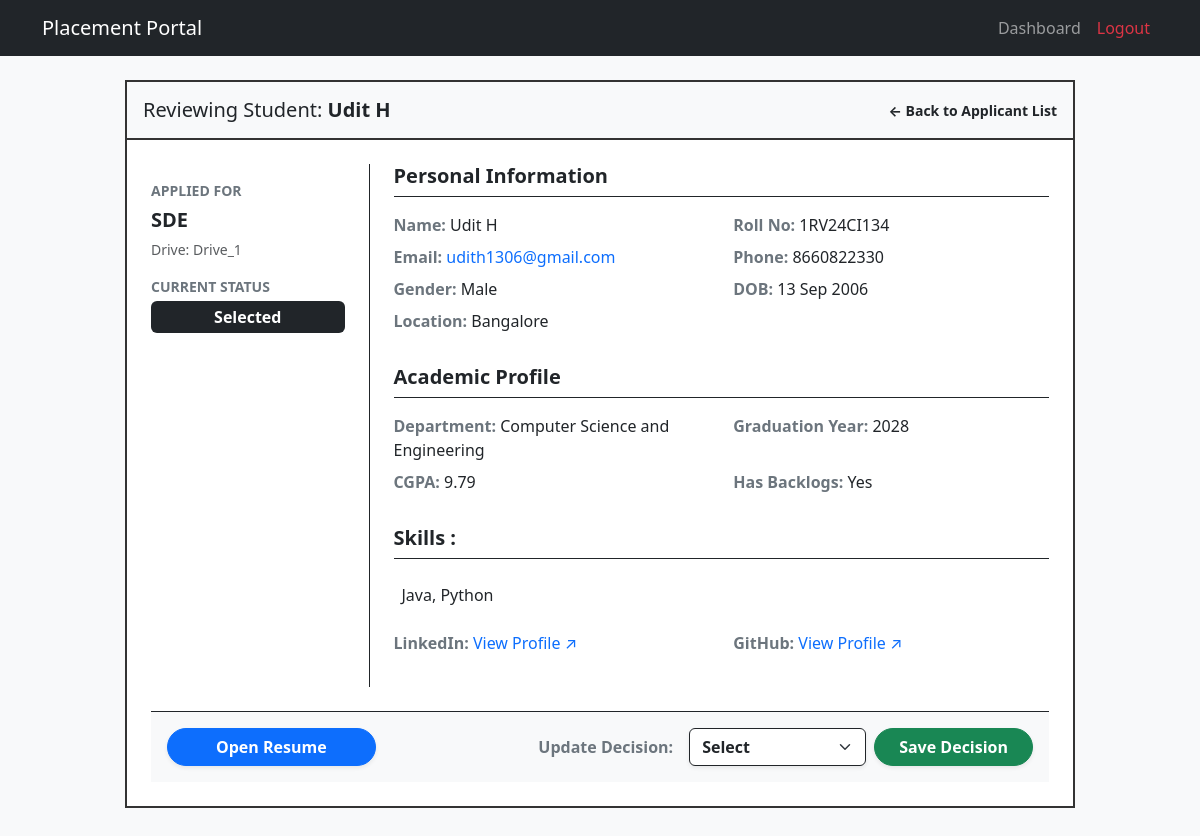
The page /company/application/2/review (signed in) on the database its author committed.
### models.py (models this page shows, shortened)
class Student(db.Model, UserMixin):
    __tablename__ = 'student'
    roll_no = db.Column(db.String(50), primary_key=True)
    name = db.Column(db.String(255), nullable=False)
    email = db.Column(db.String(100), unique=True, nullable=False)
    password_hash = db.Column(db.String(255), nullable=False)
    phone_no = db.Column(db.String(15), nullable=False)
    gender = db.Column(db.String(10), nullable=False)
    dob = db.Column(db.Date, nullable=False)
    location = db.Column(db.String(255))
    dept_id = db.Column(db.String(10), db.ForeignKey('departments.dept_id'), nullable=False)
    graduation_year = db.Column(db.Integer, nullable=False)
    cgpa = db.Column(db.Numeric(4, 2), nullable=False)
    has_backlogs = db.Column(db.Boolean, nullable=False, default=False)
    approval_status = db.Column(db.String(50), nullable=False, default='pending') #'Pending', 'Approved', 'Rejected'
    is_blacklisted = db.Column(db.Boolean, default=False)
    skills = db.relationship('Skills', backref='student', uselist=False)
    applications = db.relationship('Application', backref='student')

class PlacementDrive(db.Model):
    __tablename__ = 'placement_drive'
    id = db.Column(db.Integer, primary_key=True, autoincrement=True)
    name = db.Column(db.String(255), nullable=False)
    comp_id = db.Column(db.Integer, db.ForeignKey('company.company_id'), nullable=False)
    job_title = db.Column(db.String(255), nullable=False)
    job_desc = db.Column(db.String(255), nullable=False)
    min_cgpa = db.Column(db.Numeric(4, 2))
    eligible_grad_yr = db.Column(db.Integer)
    salary = db.Column(db.Integer)
    location = db.Column(db.String(255))
    deadline = db.Column(db.DateTime, nullable=False)
    status = db.Column(db.String(50), nullable=False, default='Pending') #Pending/Approved/Rejected/Closed
    remarks = db.Column(db.String(255))
    created_at = db.Column(db.DateTime, nullable=False, default=datetime.now)
    updated_at = db.Column(db.DateTime, default=datetime.now, onupdate=datetime.now)
    applications = db.relationship('Application', backref='drive')
    eligible_departments = db.relationship('EligibleDepartments', backref='placement_drive', cascade='all, delete-orphan')

class Application(db.Model):
    __tablename__ = 'application'
    id = db.Column(db.Integer, primary_key=True, autoincrement=True)
    student_roll = db.Column(db.String(50), db.ForeignKey('student.roll_no'), nullable=False)
    drive_id = db.Column(db.Integer, db.ForeignKey('placement_drive.id'), nullable=False)
    application_status = db.Column(db.String(20), default='applied')
    applied_on = db.Column(db.DateTime, default=datetime.now)
    updated_at = db.Column(db.DateTime, default=datetime.now, onupdate=datetime.now)
    remarks = db.Column(db.String(255))
    __table_args__ = (
        db.UniqueConstraint('student_roll', 'drive_id', name='unique_student_drive'),
    )

class Department(db.Model):
    __tablename__ = 'departments'
    dept_id = db.Column(db.String(10), primary_key=True)
    dept_name = db.Column(db.String(100), unique=True, nullable=False)
    students = db.relationship('Student', backref='department')
    eligible_departments = db.relationship('EligibleDepartments', backref='department')

class Skills(db.Model):
    __tablename__ = 'skills'
    student_roll = db.Column(db.String(50), db.ForeignKey('student.roll_no'), primary_key=True)
    linkedin_url = db.Column(db.String(255))
    github_url = db.Column(db.String(255))
    resume_link = db.Column(db.String(255), nullable=False)
    skills = db.Column(db.Text, nullable=True)

### app.py (the view, shortened to what this page needs)
@app.route('/company/application/<int:app_id>/<string:action>', methods=['GET', 'POST']) #Take action on an application
@login_required
def company_application_action(app_id, action):
    if not current_user.is_authenticated or not current_user.get_id().startswith('company_'):
        return "Unauthorized Access : Not a Company ", 403
    application = Application.query.filter_by(id=app_id).first()
    if not application:
        flash('Application not found', 'danger')
        return redirect(url_for('company_dashboard'))
    drive = PlacementDrive.query.filter_by(id=application.drive_id).first()
    if not drive or drive.comp_id != current_user.company_id:
        return "Unauthorized Access : Invalid Application Owner ", 403
    student = Student.query.filter_by(roll_no=application.student_roll).first()
    if not student:
        flash('Student not found for this application', 'danger')
        return redirect(url_for('company_drive_action', action='fetch_applications', drive_id=application.drive_id))
    student_skills = Skills.query.filter_by(student_roll=student.roll_no).first()
    dept = Department.query.filter_by(dept_id=student.dept_id).first()
    return render_template('company_review_application.html', application=application, student=student, skills=student_skills, dept=dept)

### app.py (called while the page is built)
@login_manager.user_loader #Run this fn everytime the user clicks a new page
def load_user(user_id):
    try:
        role, uid = user_id.split('_', 1)
        if role == 'admin':
            return db.session.get(Admin, int(uid))
        elif role == 'student':
            return db.session.get(Student, uid)
        elif role == 'company':
            return db.session.get(Company, int(uid))
    except Exception as e:
        return None
    return None

### models.py (called while the page is built)
    def get_id(self):
        return f"company_{self.company_id}"

### templates/company_review_application.html (shortened to what this page needs)
{% extends "base.html" %}
{% block content %}
<div class="row justify-content-center mt-4 mb-5">
    <div class="col-lg-10 p-0 bg-white" style="border: 2px solid #333;">
        <div class="d-flex justify-content-between align-items-center p-3 bg-light" style="border-bottom: 2px solid #333;">
            <h5 class="mb-0">Reviewing Student: <span class="fw-bold">{{ student.name }}</span></h5>
            <div class="small">
                <a href="{{ url_for('company_drive_action', action='fetch_applications', drive_id=application.drive_id) }}" class="text-decoration-none text-dark fw-bold">&larr; Back to Applicant List</a>
            </div>
        </div>
        <div class="p-4">
            <div class="row mb-4">
                <div class="col-md-3 text-center d-flex flex-column align-items-center border-end border-dark pe-4">
                    <div class="w-100 text-start mt-3">
                        <p class="mb-1 fw-bold text-secondary text-uppercase small">Applied For</p>
                        <p class="mb-1 fw-bold fs-5">{{ application.drive.job_title }}</p>
                        <p class="mb-3 small text-muted">Drive: {{ application.drive.name }}</p>
                        <p class="mb-1 fw-bold text-secondary text-uppercase small">Current Status</p>
                        <span class="badge bg-dark px-3 py-2 w-100 fs-6">
                            {{ application.application_status | title }}
                        </span>
                    </div>
                </div>
                <div class="col-md-9 ps-4">
                    <h5 class="fw-bold mb-3 border-bottom border-dark pb-2">Personal Information</h5>
                    <div class="row mb-4">
                        <div class="col-md-6 mb-2"><strong class="text-secondary">Name:</strong> {{ student.name }}</div>
                        <div class="col-md-6 mb-2"><strong class="text-secondary">Roll No:</strong> {{ student.roll_no }}</div>
                        <div class="col-md-6 mb-2"><strong class="text-secondary">Email:</strong> <a href="mailto:{{ student.email }}" class="text-decoration-none">{{ student.email }}</a></div>
                        <div class="col-md-6 mb-2"><strong class="text-secondary">Phone:</strong> {{ student.phone_no }}</div>
                        <div class="col-md-6 mb-2"><strong class="text-secondary">Gender:</strong> {{ student.gender }}</div>
                        <div class="col-md-6 mb-2"><strong class="text-secondary">DOB:</strong> {{ student.dob.strftime('%d %b %Y') if student.dob else 'N/A' }}</div>
                        <div class="col-md-12 mb-2"><strong class="text-secondary">Location:</strong> {{ student.location }}</div>
                    </div>
                    <h5 class="fw-bold mb-3 border-bottom border-dark pb-2">Academic Profile</h5>
                    <div class="row mb-4">
                        <div class="col-md-6 mb-2"><strong class="text-secondary">Department:</strong> {{ dept.dept_name if dept else student.dept_id }}</div>
                        <div class="col-md-6 mb-2"><strong class="text-secondary">Graduation Year:</strong> {{ student.graduation_year }}</div>
                        <div class="col-md-6 mb-2"><strong class="text-secondary">CGPA:</strong> {{ student.cgpa }}</div>
                        <div class="col-md-6 mb-2"><strong class="text-secondary">Has Backlogs:</strong> {{ 'Yes' if student.has_backlogs else 'No' }}</div>
                    </div>
                    <h5 class="fw-bold mb-3 border-bottom border-dark pb-2">Skills :</h5>
                    {% if skills %}
                        <div class="row mb-4">
                            <div class="col-md-12 mb-3">
                                <p class="mb-0 p-2">{{ skills.skills or 'No skills listed.' }}</p>
                            </div>
                            <div class="col-md-6 mb-2">
                                <strong class="text-secondary">LinkedIn:</strong>
                                {% if skills.linkedin_url %}
                                    <a href="{{ skills.linkedin_url }}" target="_blank" class="text-decoration-none">View Profile &#8599;</a>
                                {% else %}
                                    <span class="text-muted">Not Provided</span>
                                {% endif %}
                            </div>
                            <div class="col-md-6 mb-2">
                                <strong class="text-secondary">GitHub:</strong>
                                {% if skills.github_url %}
                                    <a href="{{ skills.github_url }}" target="_blank" class="text-decoration-none">View Profile &#8599;</a>
                                {% else %}
                                    <span class="text-muted">Not Provided</span>
                                {% endif %}
                            </div>
                        </div>
                    {% else %}
                        <div class="alert alert-warning py-2 border-dark rounded-0 mb-4">
                            The student has not updated their profile yet.
                        </div>
                    {% endif %}
                </div>
            </div>
            <div class="d-flex align-items-center justify-content-between p-3 mt-2 bg-light border-top border-dark">
                <div>
                    {% if skills and skills.resume_link %}
                        <a href="{{ skills.resume_link }}" target="_blank" class="btn btn-primary rounded-pill px-5 shadow-sm fw-bold">Open Resume</a>
                    {% else %}
                        <button class="btn btn-secondary rounded-pill px-5 fw-bold" disabled>No Resume Uploaded</button>
                    {% endif %}
                </div>
                <form method="POST" action="{{ url_for('company_application_action', app_id=application.id, action='review') }}" class="d-flex align-items-center gap-2 m-0">
                    <label class="fw-bold me-2 text-secondary">Update Decision:</label>
                    <select name="status" class="form-select border-dark shadow-sm fw-bold" style="width: auto; min-width: 160px;">
                        <option value="selected" {% if application.application_status == 'selected' %}selected{% endif %}>Select</option>
                    </select>
                    <button type="submit" class="btn btn-success rounded-pill px-4 shadow-sm fw-bold">Save Decision</button>
                </form>
            </div>
        </div>
    </div>
</div>
{% endblock %}

### templates/base.html (style rules this page uses)
body { background-color: #f8f9fa; }

### rows shown on the page
Student: name "Udit H", roll_no "1RV24CI134", email "udith1306@gmail.com", phone_no "8660822330", gender "Male", dob "13 Sep 2006", location "Bangalore", graduation_year "2028", cgpa "9.79", has_backlogs "Yes"
PlacementDrive: drive.job_title "SDE", drive.name "Drive_1"
Application: application_status "Selected", status "Select"
Department: dept_name "Computer Science and Engineering"
Skills: skills "Java, Python"
